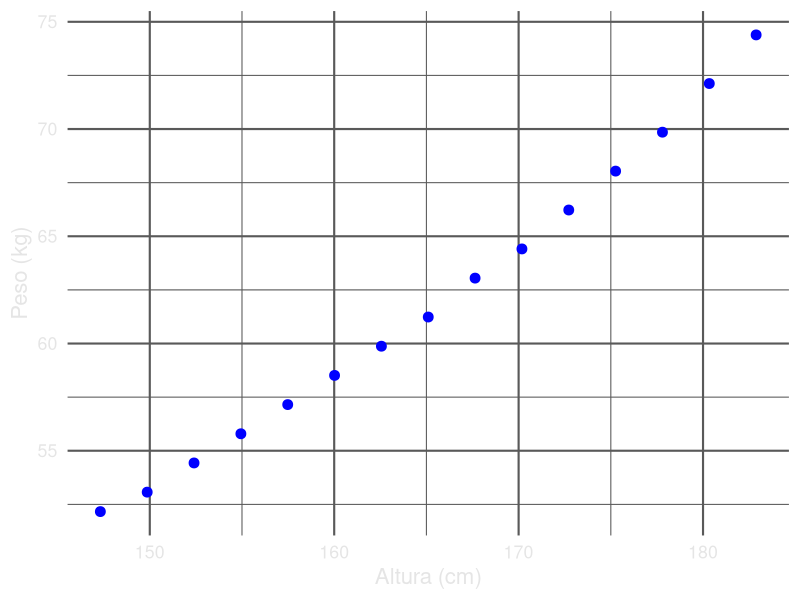
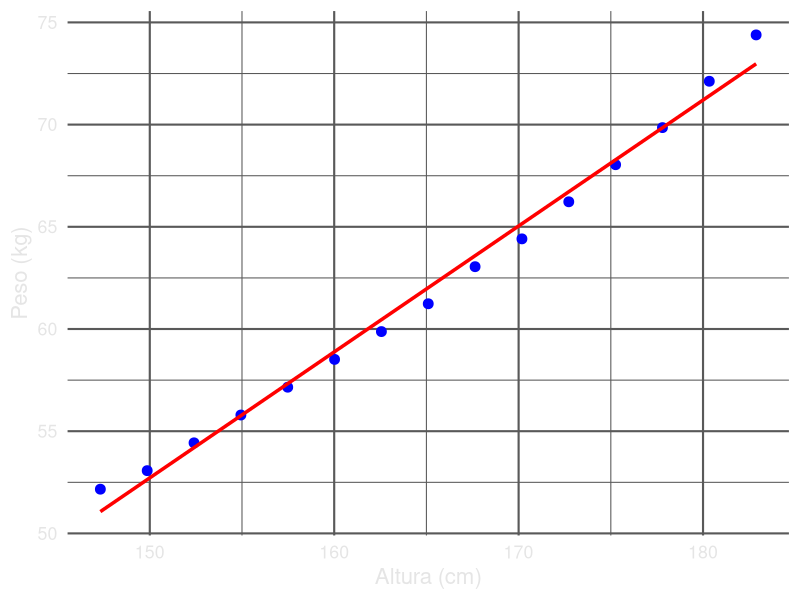
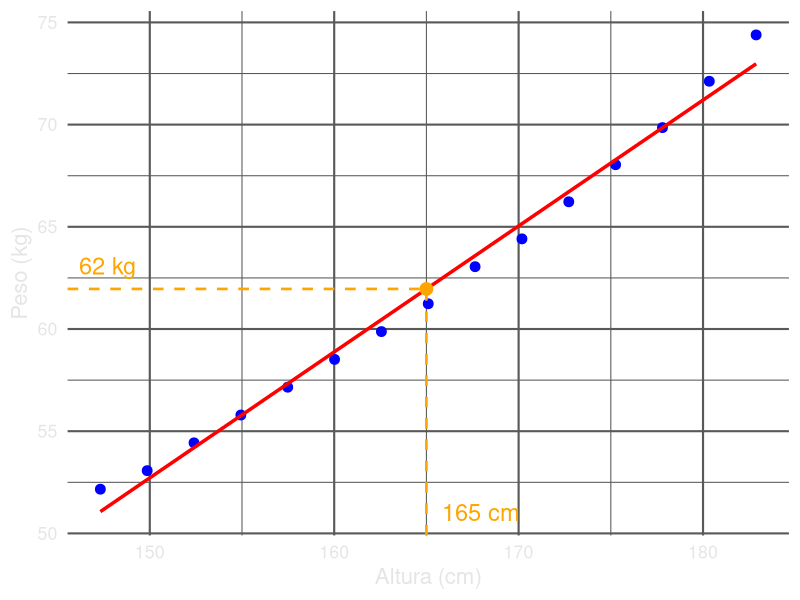
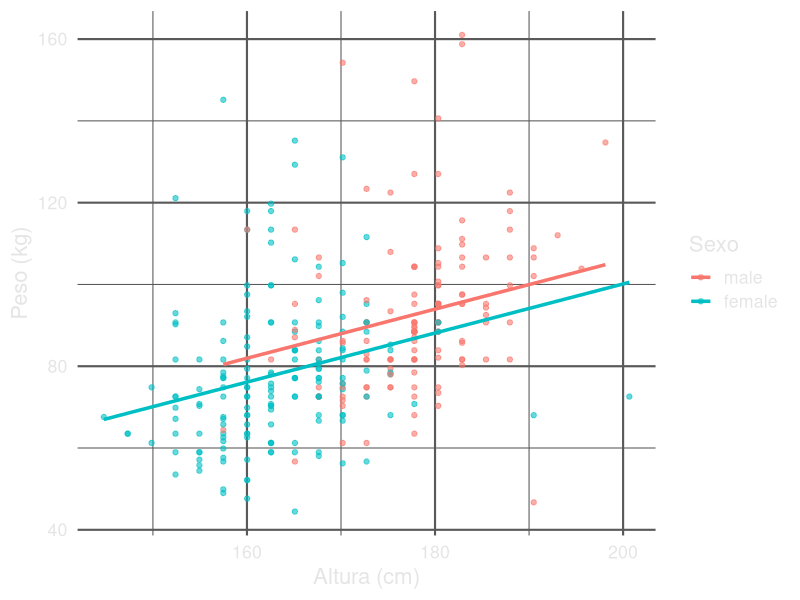
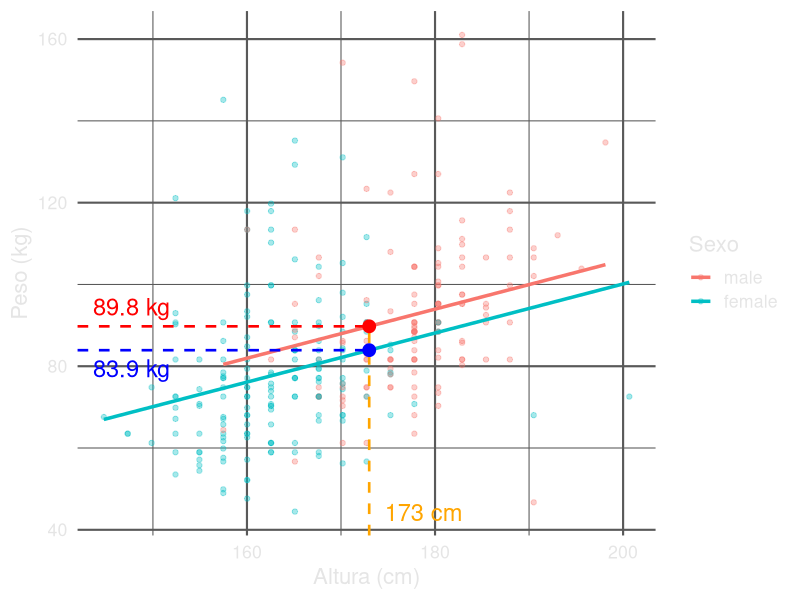
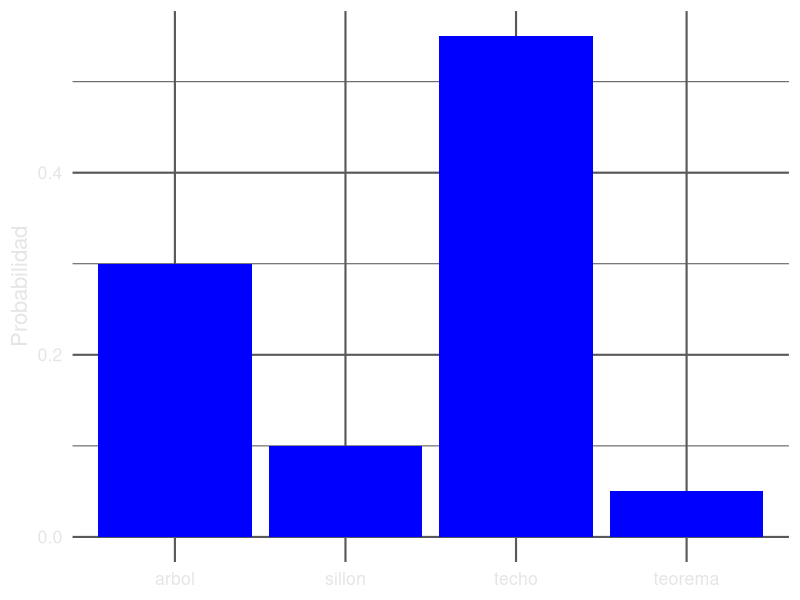

The R script that drew these images, in order:
## ---- chunk 1
#| include: false
library(ggplot2)

knitr::opts_chunk$set(
  dev.args = list(bg = "transparent"),
  fig.height = 4,
  message = FALSE,
  warning = FALSE
)

theme_set(
  theme_minimal(base_size = 16) +
    theme(
      plot.background = element_rect(fill = "transparent", colour = NA),
      panel.background = element_rect(fill = "transparent", colour = NA),
      legend.background = element_rect(fill = "transparent", colour = NA),
      legend.key = element_rect(fill = "transparent", colour = NA),
      text = element_text(colour = "grey90"),
      axis.text = element_text(colour = "grey90"),
      panel.grid = element_line(colour = "grey35")
    )
)

CM <- 2.54
KG <- 0.45359237

mujeres <- data.frame(
  height = datasets::women$height * CM,
  weight = datasets::women$weight * KG
)

personas <- na.omit(modelr::heights[, c("height", "weight", "sex")])
personas <- data.frame(
  height = personas$height * CM,
  weight = personas$weight * KG,
  sex = personas$sex
)
set.seed(42)
personas <- personas[sample(nrow(personas), 300), ]
## ---- chunk 2
#| echo: true
ggplot(mujeres, aes(height, weight)) +
  geom_point(colour = "blue", size = 3) +
  labs(x = "Altura (cm)", y = "Peso (kg)")
## ---- chunk 3
#| echo: true
m <- lm(weight ~ height, data = mujeres)
coef(m)
## ---- chunk 4
#| echo: true
ggplot(mujeres, aes(height, weight)) +
  geom_point(size = 3, color="blue") +
  geom_line(aes(y = fitted(m)), colour = "red", linewidth = 1.2) +
  labs(x = "Altura (cm)", y = "Peso (kg)")
## ---- chunk 5
#| echo: true
predict(m, newdata = data.frame(height = 165))
## ---- chunk 6
#| echo: false
x0 <- 165
y0 <- unname(predict(m, newdata = data.frame(height = x0)))

ggplot(mujeres, aes(height, weight)) +
  geom_point(colour = "blue", size = 3) +
  geom_line(aes(y = fitted(m)), colour = "red", linewidth = 1.2) +
  annotate("segment", x = x0, xend = x0, y = -Inf, yend = y0,
           linetype = "dashed", linewidth = 0.9, colour = "orange") +
  annotate("segment", x = -Inf, xend = x0, y = y0, yend = y0,
           linetype = "dashed", linewidth = 0.9, colour = "orange") +
  annotate("point", x = x0, y = y0, size = 4, colour = "orange") +
  annotate("text", x = x0, y = -Inf, label = paste0(x0, " cm"),
           hjust = -0.2, vjust = -0.8, size = 6, colour = "orange") +
  annotate("text", x = -Inf, y = y0, label = paste0(round(y0, 1), " kg"),
           hjust = -0.2, vjust = -0.8, size = 6, colour = "orange") +
  labs(x = "Altura (cm)", y = "Peso (kg)")
## ---- chunk 7
#| echo: true
m2 <- lm(weight ~ height + sex, data = personas)
coef(m2)
## ---- chunk 8
#| echo: false
ggplot(personas, aes(height, weight, colour = sex)) +
  geom_point(alpha = 0.6) +
  geom_line(aes(y = fitted(m2)), linewidth = 1.2) +
  
  labs(x = "Altura (cm)", y = "Peso (kg)", colour = "Sexo")
## ---- chunk 9
#| echo: false
x1 <- 173
py <- unname(predict(m2, newdata = data.frame(height = x1,
                                              sex = c("male", "female"))))
cols <- c("red", "blue")

ggplot(personas, aes(height, weight, colour = sex)) +
  geom_point(alpha = 0.35) +
  geom_line(aes(y = fitted(m2)), linewidth = 1.2) +
  annotate("segment", x = x1, xend = x1, y = -Inf, yend = py[1],
           linetype = "dashed", linewidth = 0.9, colour = "orange") +
  annotate("segment", x = -Inf, xend = x1, y = py, yend = py,
           linetype = "dashed", linewidth = 0.9, colour = cols) +
  annotate("point", x = x1, y = py, size = 4, colour = cols) +
  annotate("text", x = x1, y = -Inf, label = paste0(x1, " cm"),
           hjust = -0.2, vjust = -0.8, size = 6, colour = "orange") +
  annotate("text", x = -Inf, y = py[1], label = paste0(round(py[1], 1), " kg"),
           hjust = -0.2, vjust = -0.6, size = 6, colour = cols[1]) +
  annotate("text", x = -Inf, y = py[2], label = paste0(round(py[2], 1), " kg"),
           hjust = -0.2, vjust = 1.5, size = 6, colour = cols[2]) +
  labs(x = "Altura (cm)", y = "Peso (kg)", colour = "Sexo")
## ---- chunk 10
#| echo: true
predict(m2, newdata = data.frame(height = 173,
                                 sex = c("male", "female")))
## ---- chunk 11
#| echo: true
vocab <- c("agua", "fuego", "tierra", "aire")
setNames(seq_along(vocab), vocab)
## ---- chunk 12
#| echo: true
p <- c(techo = 0.55, arbol = 0.30, sillon = 0.10, teorema = 0.05)
set.seed(1)
sample(names(p), 1, prob = p)
## ---- chunk 13
#| echo: true
ggplot(data.frame(palabra = names(p), prob = p),
       aes(palabra, prob)) +
  geom_col(fill = "blue") +
  labs(x = NULL, y = "Probabilidad")
## ---- chunk 14
#| echo: true
table(sample(names(p), 100, replace = TRUE, prob = p))
